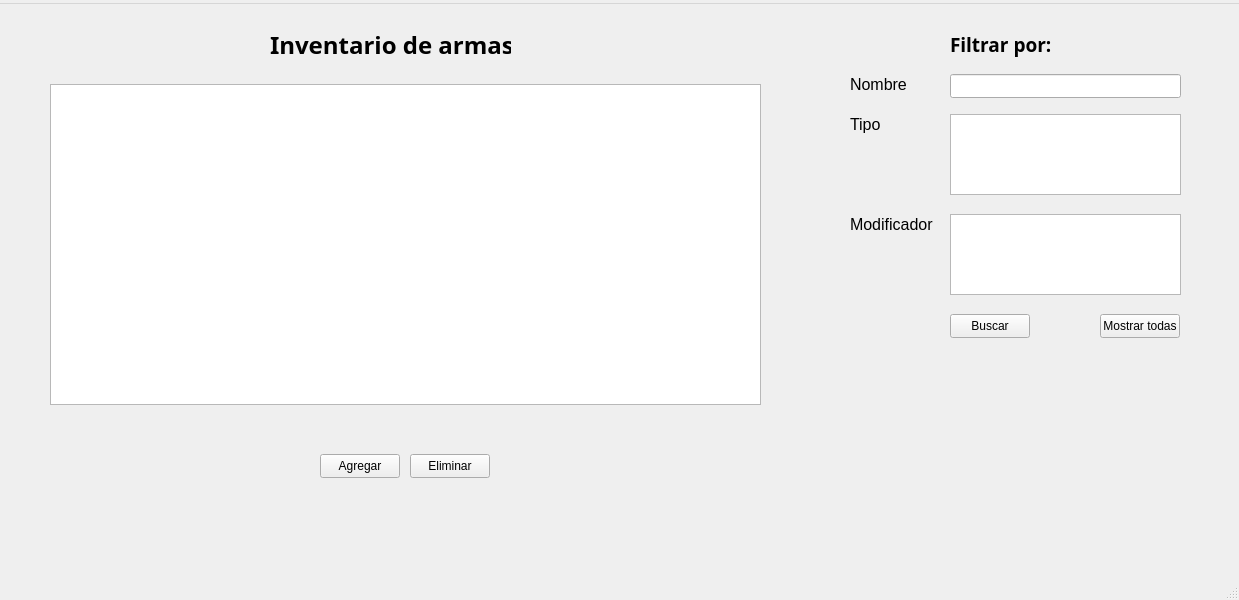
<?xml version="1.0" encoding="UTF-8"?>
<ui version="4.0">
 <class>MainWindow</class>
 <widget class="QMainWindow" name="MainWindow">
  <property name="geometry">
   <rect>
    <x>0</x>
    <y>0</y>
    <width>1239</width>
    <height>600</height>
   </rect>
  </property>
  <property name="windowTitle">
   <string>Tarea armas</string>
  </property>
  <widget class="QWidget" name="centralwidget">
   <widget class="QLabel" name="tituloInventario">
    <property name="geometry">
     <rect>
      <x>270</x>
      <y>10</y>
      <width>241</width>
      <height>61</height>
     </rect>
    </property>
    <property name="font">
     <font>
      <family>Segoe UI Black</family>
      <pointsize>18</pointsize>
      <bold>true</bold>
     </font>
    </property>
    <property name="text">
     <string>Inventario de armas</string>
    </property>
   </widget>
   <widget class="QListWidget" name="listWidgetArmas">
    <property name="geometry">
     <rect>
      <x>50</x>
      <y>80</y>
      <width>711</width>
      <height>321</height>
     </rect>
    </property>
    <property name="font">
     <font>
      <pointsize>14</pointsize>
     </font>
    </property>
   </widget>
   <widget class="QPushButton" name="buttonAgregar">
    <property name="geometry">
     <rect>
      <x>320</x>
      <y>450</y>
      <width>80</width>
      <height>24</height>
     </rect>
    </property>
    <property name="text">
     <string>Agregar</string>
    </property>
   </widget>
   <widget class="QPushButton" name="buttonEliminar">
    <property name="geometry">
     <rect>
      <x>410</x>
      <y>450</y>
      <width>80</width>
      <height>24</height>
     </rect>
    </property>
    <property name="text">
     <string>Eliminar</string>
    </property>
   </widget>
   <widget class="QLabel" name="tituloInventario_2">
    <property name="geometry">
     <rect>
      <x>950</x>
      <y>10</y>
      <width>241</width>
      <height>61</height>
     </rect>
    </property>
    <property name="font">
     <font>
      <family>Segoe UI Black</family>
      <pointsize>14</pointsize>
      <bold>true</bold>
     </font>
    </property>
    <property name="text">
     <string>Filtrar por:</string>
    </property>
   </widget>
   <widget class="QLineEdit" name="nombreBuscar">
    <property name="geometry">
     <rect>
      <x>950</x>
      <y>70</y>
      <width>231</width>
      <height>24</height>
     </rect>
    </property>
   </widget>
   <widget class="QLabel" name="label">
    <property name="geometry">
     <rect>
      <x>850</x>
      <y>70</y>
      <width>71</width>
      <height>21</height>
     </rect>
    </property>
    <property name="font">
     <font>
      <pointsize>12</pointsize>
     </font>
    </property>
    <property name="text">
     <string>Nombre</string>
    </property>
   </widget>
   <widget class="QListWidget" name="listWidgetTipoBuscar">
    <property name="geometry">
     <rect>
      <x>950</x>
      <y>110</y>
      <width>231</width>
      <height>81</height>
     </rect>
    </property>
   </widget>
   <widget class="QLabel" name="label_2">
    <property name="geometry">
     <rect>
      <x>850</x>
      <y>110</y>
      <width>71</width>
      <height>21</height>
     </rect>
    </property>
    <property name="font">
     <font>
      <pointsize>12</pointsize>
     </font>
    </property>
    <property name="text">
     <string>Tipo</string>
    </property>
   </widget>
   <widget class="QLabel" name="label_3">
    <property name="geometry">
     <rect>
      <x>850</x>
      <y>210</y>
      <width>91</width>
      <height>21</height>
     </rect>
    </property>
    <property name="font">
     <font>
      <pointsize>12</pointsize>
     </font>
    </property>
    <property name="text">
     <string>Modificador</string>
    </property>
   </widget>
   <widget class="QListWidget" name="listWidgetModBuscar">
    <property name="geometry">
     <rect>
      <x>950</x>
      <y>210</y>
      <width>231</width>
      <height>81</height>
     </rect>
    </property>
   </widget>
   <widget class="QPushButton" name="buttonAgregar_2">
    <property name="geometry">
     <rect>
      <x>950</x>
      <y>310</y>
      <width>80</width>
      <height>24</height>
     </rect>
    </property>
    <property name="text">
     <string>Buscar</string>
    </property>
   </widget>
   <widget class="QPushButton" name="buttonEliminar_2">
    <property name="geometry">
     <rect>
      <x>1100</x>
      <y>310</y>
      <width>80</width>
      <height>24</height>
     </rect>
    </property>
    <property name="text">
     <string>Mostrar todas</string>
    </property>
   </widget>
  </widget>
  <widget class="QStatusBar" name="statusbar"/>
  <widget class="QMenuBar" name="menubar">
   <property name="geometry">
    <rect>
     <x>0</x>
     <y>0</y>
     <width>1239</width>
     <height>21</height>
    </rect>
   </property>
   <widget class="QMenu" name="menuInventario">
    <property name="title">
     <string/>
    </property>
   </widget>
   <addaction name="menuInventario"/>
  </widget>
 </widget>
 <resources/>
 <connections/>
</ui>
